Frame 1 (no input): blank canvas, image omitted
Frame 60 (no input): blank canvas, image omitted
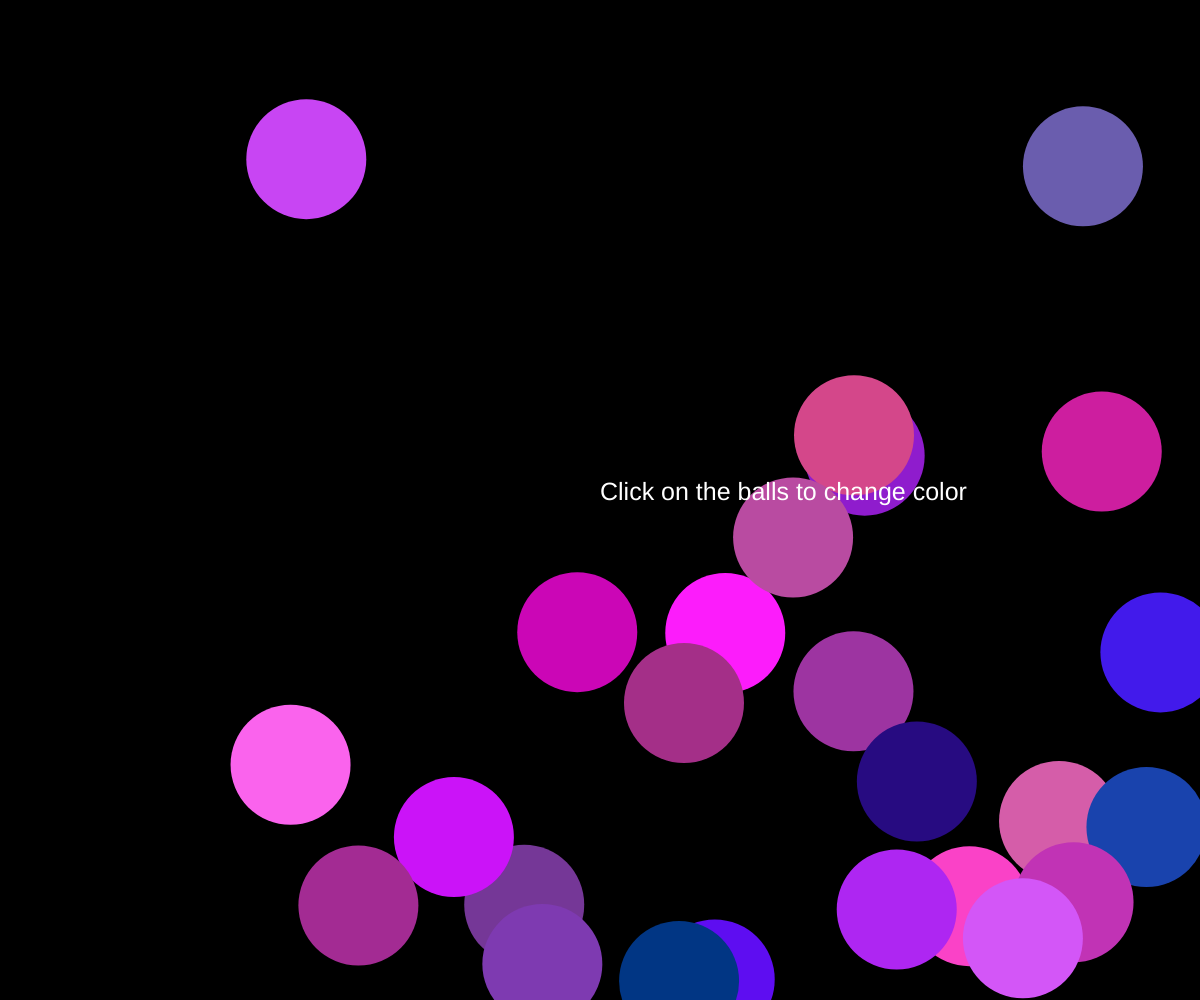
Frame 120 (the mouse pressed at the canvas centre since frame 60)

The p5.js sketch whose frames 1 and 60 were blank and that drew this single picture after the mouse press (run headless with seeded random() and noise() and a simulated clock; from frame 60 on, the mouse is pressed at the canvas centre):

// p5.js sketch
// ── sketch.js
function preload() {
  // put preload code here
}

var balls = [];

function setup() {
  createCanvas(windowWidth, windowHeight);

  var ballNumber = 25;

  var mindiametro = width / 60;
  var maxdiametro = width / 5;

  for (var i = 0; i < ballNumber; i++) {
    var myBall = new Ball(random(width, 0), random(0, height));

    myBall.diameter = random(mindiametro, maxdiametro);
    myBall.speed = random(1, 4);
    myBall.color = color(random(0, 255), random(0, 100), random(128, 255));
    balls.push(myBall);
  }
}

function mousePressed() {
  for (var j = 0; j < balls.length; j++) balls[j].click();
}

function draw() {
  background("black");
  for (var j = 0; j < balls.length; j++) {
    balls[j].move();
    balls[j].display();
  }
  push();
  textSize(25);
  fill(255);
  text("Click on the balls to change color", mouseX, mouseY);
  pop();
}
//my object

function Ball(_x, _y, _diameter) {
  this.x = _x;
  this.y = _y;
  this.diameter = _diameter;
  this.color = "blue";
  this.speed = 2;

  var yDirezione = 1;
  var xDirezione = 1;

  this.display = function() {
    noStroke();
    fill(this.color);
    ellipse(this.x, this.y, mouseX / 5);
  };
  this.move = function() {
    this.x += this.speed * xDirezione;
    this.y += this.speed * yDirezione;

    if (this.y > height || this.y < 0) {
      yDirezione = yDirezione * -1;
    }

    if (this.x > width || this.x < 0) {
      xDirezione = xDirezione * -1;
    }
    this.click = function() {
      var d = dist(mouseX, mouseY, this.x, this.y);
      if (d < 50) {
        this.color = color(255, random(200), random(200), 255);
      }
    };
  };
}

function windowResized() {
  resizeCanvas(windowWidth, windowHeight);
}
